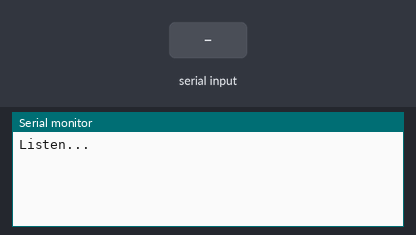
A sketch run on a simulated Arduino Uno, built with avr-gcc and run on an emulated ATmega328P. Shown: the last lines printed to the serial monitor. The test bench sets the inputs (shaded band).

Above: at 1.2 s.
1.3 s: "1\n" received over Serial
At 2.5 s:
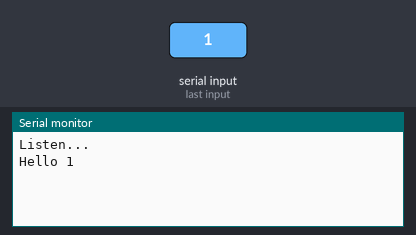
2.8 s: "0\n" received over Serial
At 4.0 s:
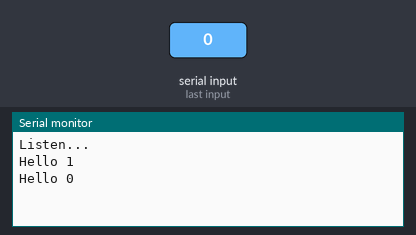
4.3 s: "2\n" received over Serial
At 5.1 s:
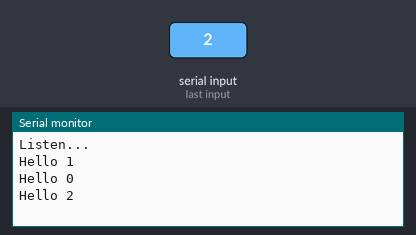

Measured:
- after the input at 1.3 s, the serial monitor: prints a new line at once (image 1)
- after the input at 2.8 s, the serial monitor: prints a new line at once (image 2)
- after the input at 4.3 s, the serial monitor: prints a new line at once (image 3)

The sketch:

08_01_serial.ino
```cpp
void setup()
{
    Serial.begin(9600);
    Serial.println("Listen...");
}

void loop()
{
    if (Serial.available() > 0) {
      String message = Serial.readStringUntil('\n');
      Serial.println("Hello "+message);
    }
}
```
